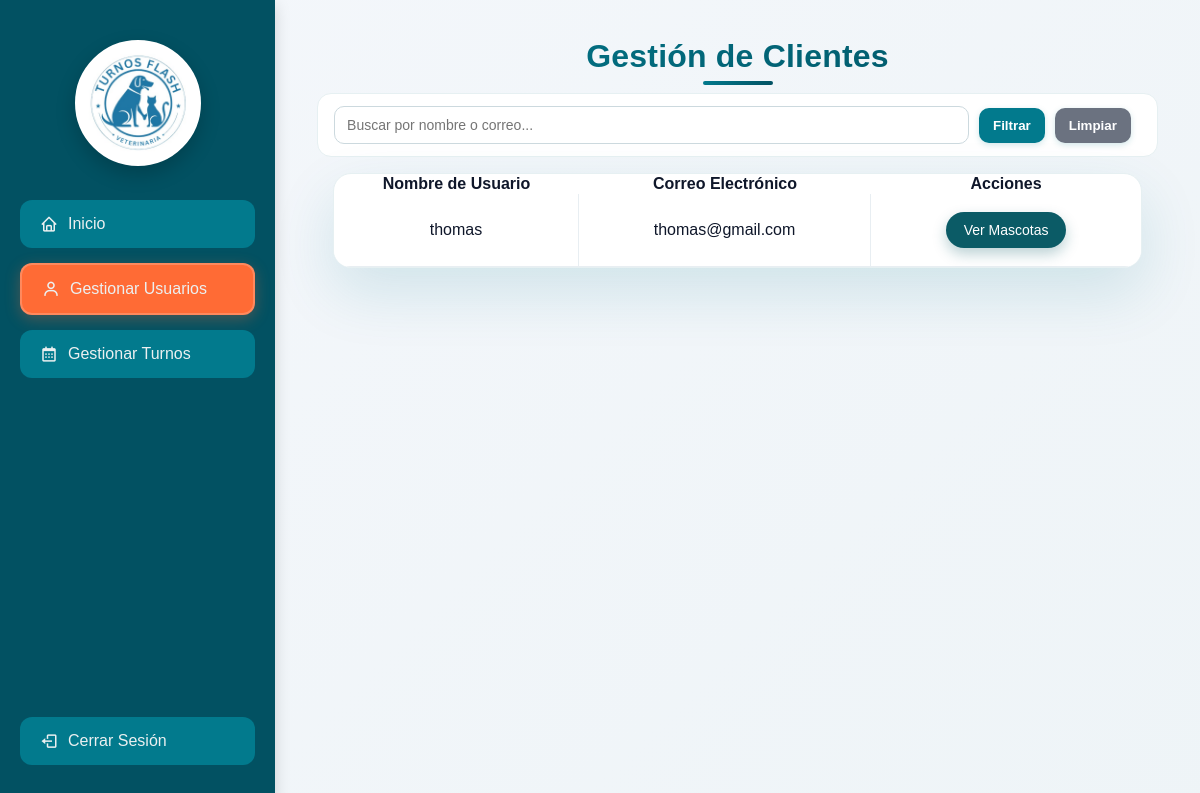
The app's page /gestionar_usudoc.php, older data.
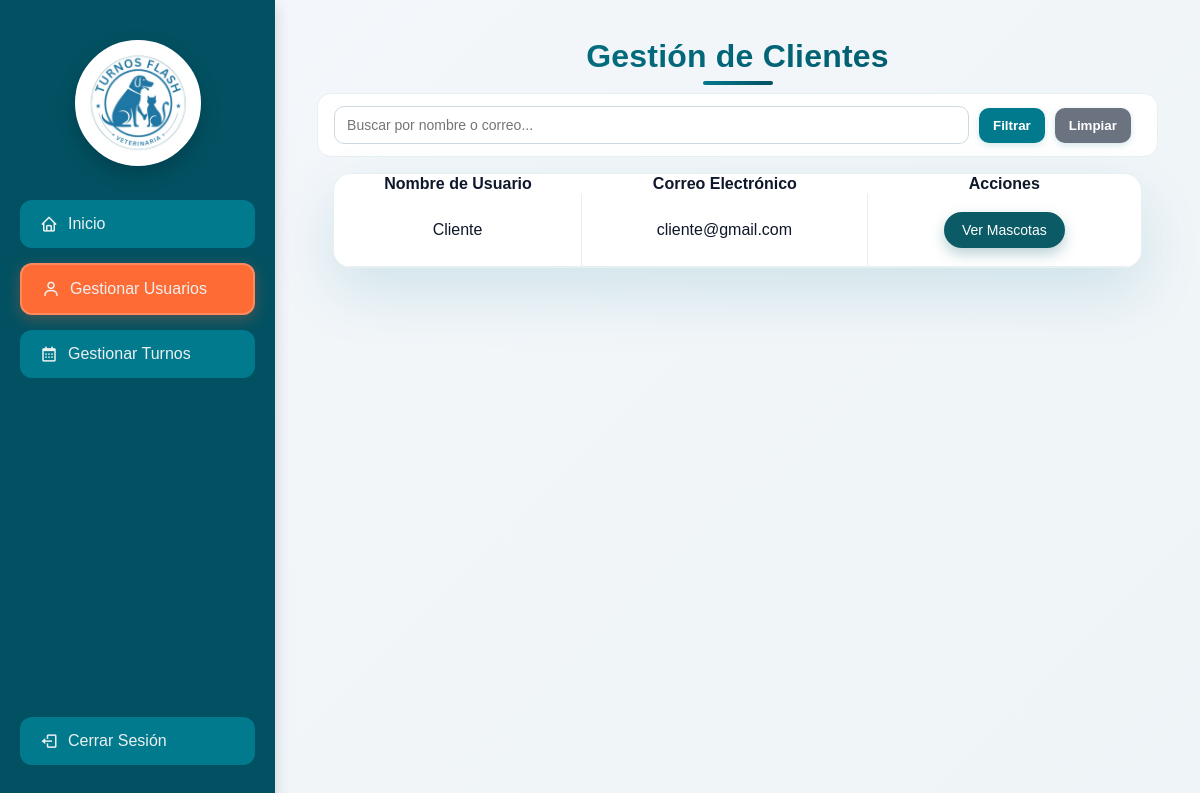
The same page, newer data.
### tables this page shows
CREATE TABLE `user` (
  `id` int(11) NOT NULL,
  `nombre_usuario` varchar(50) NOT NULL,
  `correo_electronico` varchar(100) NOT NULL,
  `contrasena` varchar(255) NOT NULL,
  `rol` enum('cliente','admin','doctor') DEFAULT 'cliente',
  `telefono` varchar(20) DEFAULT NULL,
  `dni` varchar(20) DEFAULT NULL,
  `apellido` varchar(50) DEFAULT NULL
);

### gestionar_usudoc.php (the view, shortened to what this page needs)
<?php
$servername = "localhost";
$username = "root";
$password = "";
$dbname = "veterinaria";
$conn = new mysqli($servername, $username, $password, $dbname);
$sql = "SELECT id, nombre_usuario, correo_electronico FROM user WHERE rol = 'cliente'";
$result = $conn->query($sql);
?>
<!DOCTYPE html>
<html lang="es">
<head>
    <link href='https://unpkg.com/boxicons@2.1.4/css/boxicons.min.css' rel='stylesheet'>
</head>
<body>
<div class="sidebar">
    <div class="profile-section">
        <img src="logo_perro.jpg" alt="Profile Image" class="profile-image">
    </div>
    <a href="doctor_dashboard.php"><i class='bx bx-home'></i><span>Inicio</span></a>
    <a href="gestionar_usudoc.php" class="active"><i class='bx bx-user'></i><span>Gestionar Usuarios</span></a>
    <a href="gestionar_turnosdoc.php"><i class='bx bx-calendar'></i><span>Gestionar Turnos</span></a>
    <div class="bottom-menu">
        <a href="index.php" id="logout-button" class="logout-button"><i class='bx bx-log-out'></i><span>Cerrar Sesión</span></a>
    </div>
</div>
    <div class="content">
        <h1>Gestión de Clientes</h1>
        <div class="table-toolbar">
            <input id="searchCliente" class="toolbar-input" type="text" placeholder="Buscar por nombre o correo...">
            <button id="applyFilterClientes" class="toolbar-button" type="button">Filtrar</button>
            <button id="clearFilterClientes" class="toolbar-button" type="button" style="background:#6b7280">Limpiar</button>
        </div>
        <div class="table-card">
        <table id="clientesTable">
            <tr>
                <th>Nombre de Usuario</th>
                <th>Correo Electrónico</th>
                <th>Acciones</th>
            </tr>
            <?php if ($result->num_rows > 0): ?>
                <?php while($row = $result->fetch_assoc()): ?>
                    <tr>
                        <td><?= $row["nombre_usuario"] ?></td>
                        <td><?= $row["correo_electronico"] ?></td>
                        <td>
                            <form method="post" style="display:inline;">
                                <input type="submit" name="view_pets" value="Ver Mascotas" class="button">
                            </form>
                        </td>
                    </tr>
                <?php endwhile; ?>
            <?php else: ?>
                <tr>
                    <td colspan="4">No se encontraron clientes.</td>
                </tr>
            <?php endif; ?>
        </table>
        </div>
    </div>
</body>
</html>

Row changes from the older to the newer data that the page shows:
changed user: nombre_usuario "thomas" → "Cliente"; correo_electronico "thomas@gmail.com" → "cliente@gmail.com"
